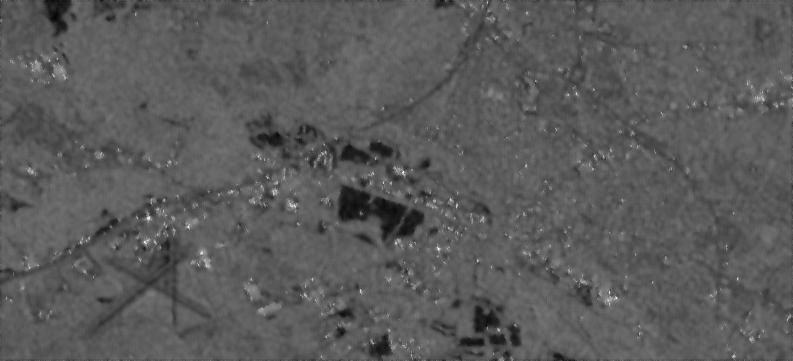
#> input picture Week Wise progress/Week 2/Codes/input.tif, 793 x 361 px
$ python main.py
#> lines starting #> are read from the running program, lines starting #| are printed output that depends on the picture; after the words box and inside, x2 and y2 are one past the last pixel; in counts of white or black regions, pixels touching at a corner belong together
import cv2

image = cv2.imread("input.tif", -1)
#> image is the input picture: shape (361, 793) float32; min -26.47, max 30.45, mean -6.2

img_scaled = cv2.normalize(image, dst=None, alpha=0, beta=65535, norm_type=cv2.NORM_MINMAX)
cv2.imshow('tiff', img_scaled)
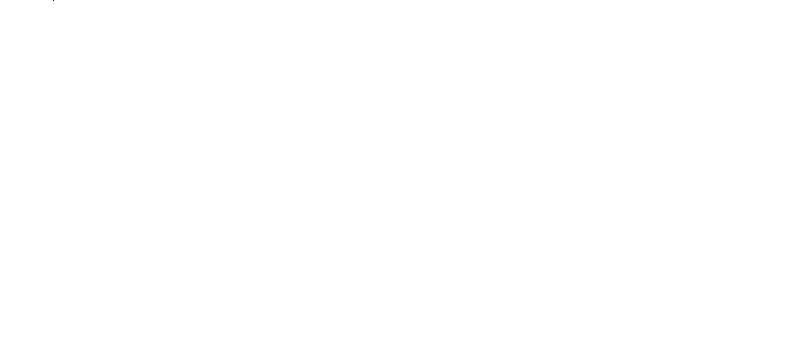
#> window 'tiff': shape (361, 793); 100% white; black in thin lines or dots, all inside (x1, y1, x2, y2) = (53, 0, 54, 1)
cv2.waitKey(0)
cv2.destroyAllWindows()
print(image)
#> (printed output is left out)
